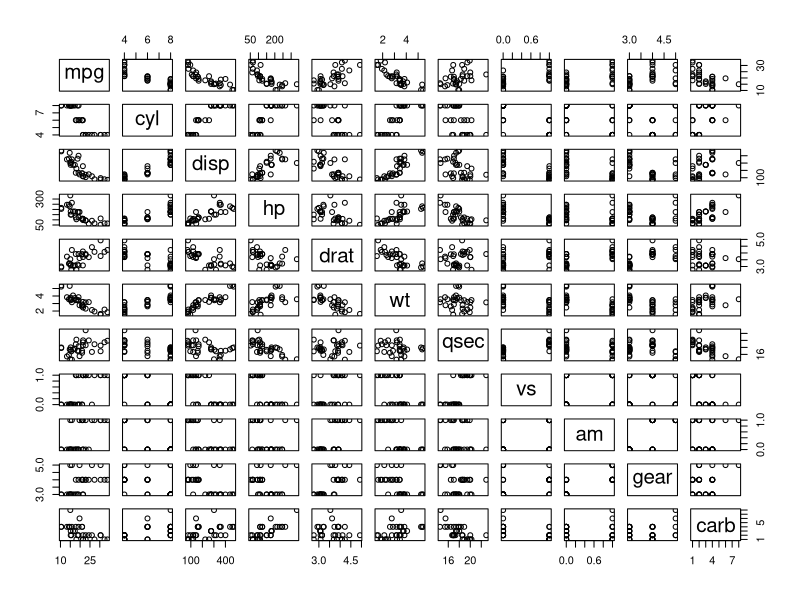
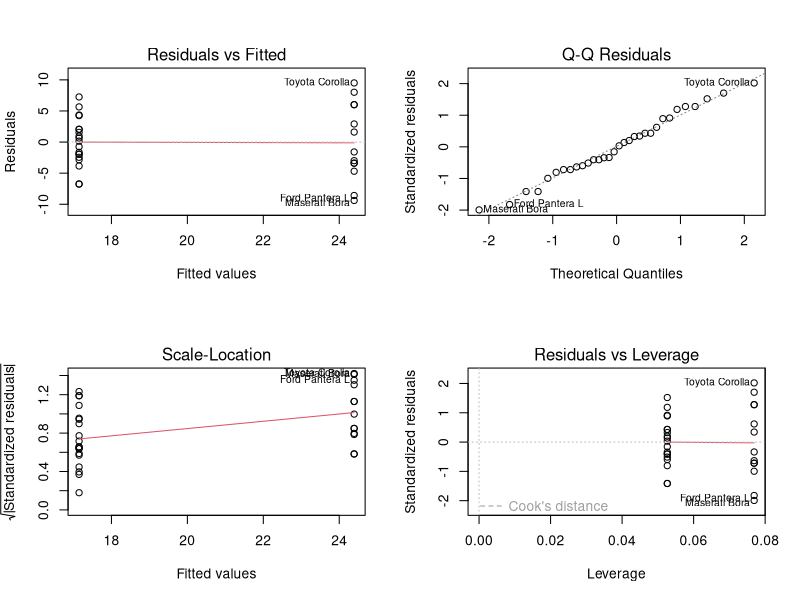

R code for these plots, in order:
## ---- chunk 1
data("mtcars")
## ---- chunk 2
fit1 <- lm(mpg~factor(am), data = mtcars)
summary(fit1)$coef
## ---- chunk 3
fit2 <- lm(mpg~factor(am) + wt, data = mtcars)
fit3 <- lm(mpg~factor(am) + wt + hp, data = mtcars)
fit4 <- lm(mpg~factor(am) + wt + hp + factor(cyl), data = mtcars)
fit5 <- lm(mpg~factor(am) + wt + hp + factor(cyl) + drat, data = mtcars)
fit6 <- lm(mpg~factor(am) + wt + hp + factor(cyl) + drat + factor(vs), data = mtcars)
fit7 <- lm(mpg~factor(am) + wt + hp + factor(cyl) + drat + factor(vs) + qsec, data = mtcars)
fit8 <- lm(mpg~factor(am) + wt + hp + factor(cyl) + drat + factor(vs) + qsec + disp, data = mtcars)
summary(fit2)$coef
## ---- chunk 4
anova(fit1, fit2, fit3, fit4, fit5, fit6, fit7, fit8)
## ---- chunk 5
fit21 <- lm(mpg~wt, data = mtcars)
fit22 <- lm(mpg~wt + hp, data = mtcars)
fit23 <- lm(mpg~wt + hp + am, data = mtcars)
anova(fit21, fit22, fit23)
## ---- chunk 6
pairs(mtcars)
## ---- chunk 7
par(mfrow = c(2,2))
plot(fit1)
